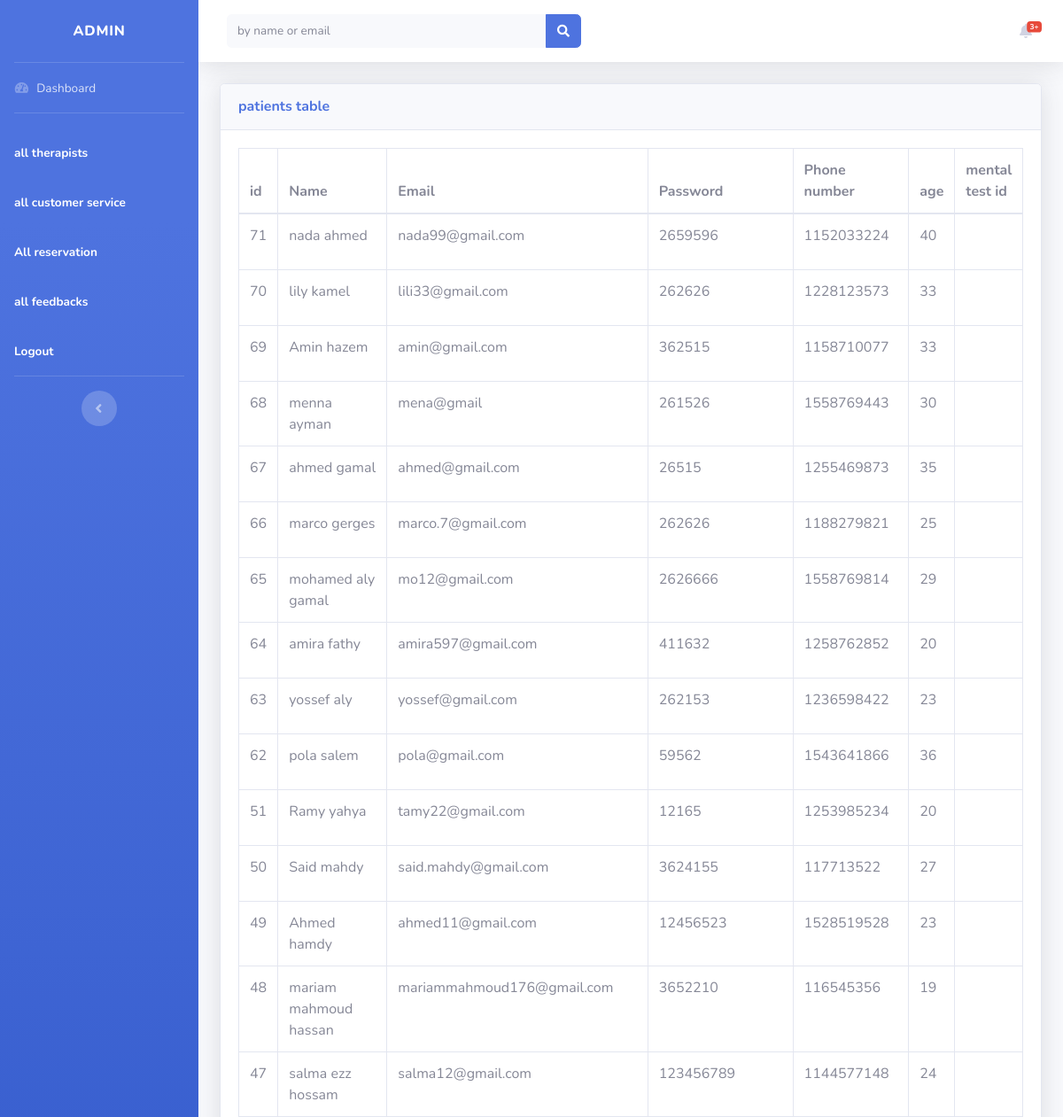
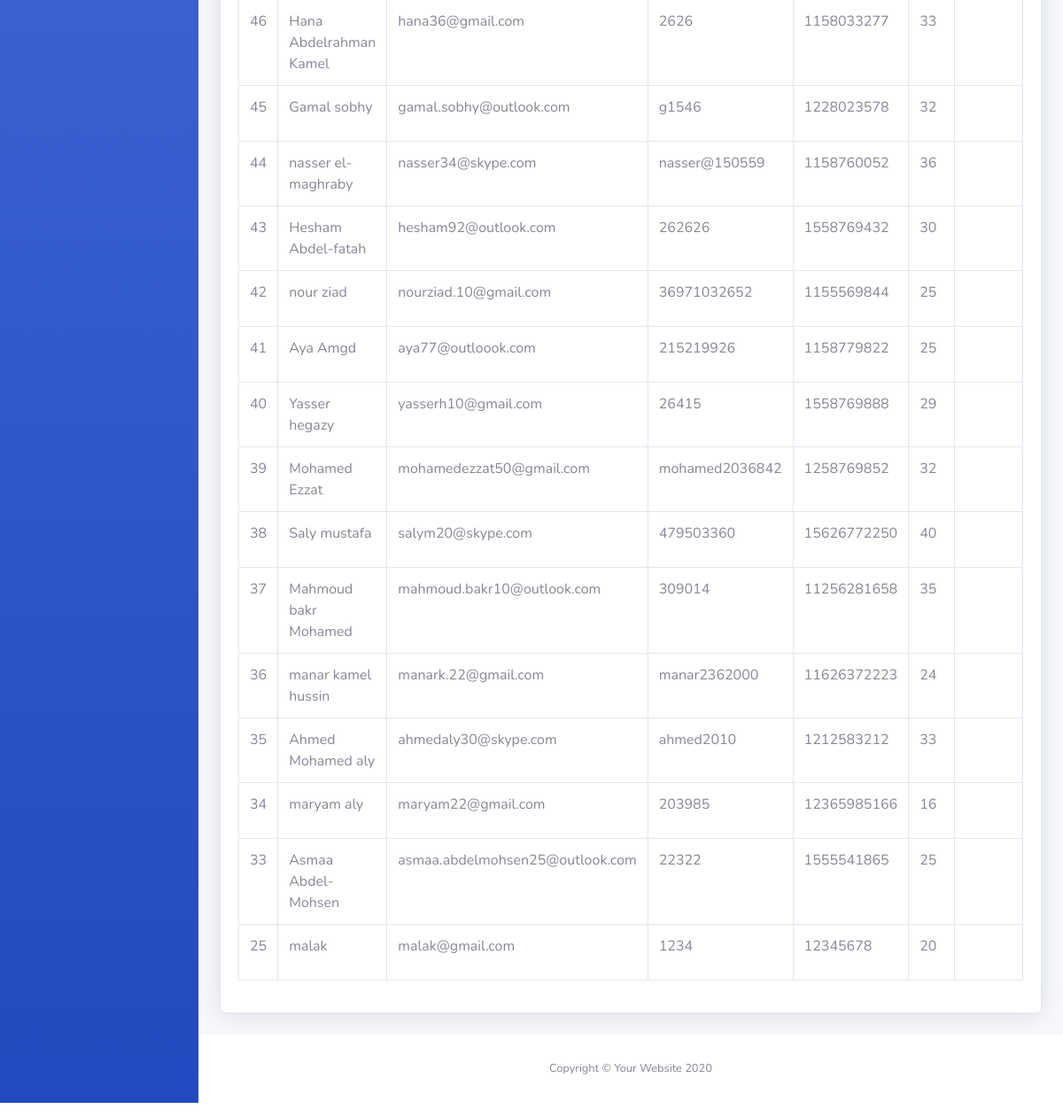
Screenshot of /assets/admin/all_patients.php (signed in) with the database file from the repository (2 pictures, top to bottom).
### tables this page shows
CREATE TABLE `patient` (
  `id` int(11) NOT NULL,
  `name` varchar(100) NOT NULL,
  `email` varchar(100) NOT NULL,
  `password` varchar(100) NOT NULL,
  `phone` bigint(30) NOT NULL,
  `age` int(30) NOT NULL,
  `mental_test_id` int(11) NOT NULL,
  `gender` enum('Male','Female','','') NOT NULL,
  `nid` bigint(20) NOT NULL
);

### assets/admin/all_patients.php (the view, shortened to what this page needs)
<?php
$conn = mysqli_connect("localhost", "root", "", "test");
if(isset($_GET["search"])){
  $search = $_GET["search"];
  $selectedPatients = "SELECT * FROM `patient` WHERE `name` or `email` like'%$search%'  ORDER BY id DESC";
  $patientsQuery = mysqli_query($conn, $selectedPatients);
}else{
  $selectedPatients = "SELECT * FROM `patient` ORDER BY id DESC";
  $patientsQuery = mysqli_query($conn, $selectedPatients);
}
?>
<!DOCTYPE html>
<html lang="en">
  <head>
    <link
      href="vendor/fontawesome-free/css/all.min.css"
      rel="stylesheet"
      type="text/css"
    />
    <link href="css/sb-admin-2.min.css" rel="stylesheet" />
    <link
      href="vendor/datatables/dataTables.bootstrap4.min.css"
      rel="stylesheet"
    />
  </head>
  <body id="page-top">
    <div id="wrapper">
      <ul
        class="navbar-nav bg-gradient-primary sidebar sidebar-dark accordion"
        id="accordionSidebar"
      >
        <a
          class="sidebar-brand d-flex align-items-center justify-content-center"
          href="./admin_dashboard.php"
        >
          <div class="sidebar-brand-text mx-3"> Admin</div>
        </a>
        <hr class="sidebar-divider my-0" />
        <li class="nav-item">
          <a class="nav-link" href="./admin_dashboard.php">
            <i class="fas fa-fw fa-tachometer-alt"></i>
            <span>Dashboard</span></a
          >
        </li>
        <hr class="sidebar-divider" />
        <li class="nav-item active">
          <a class="nav-link" href="./all_therapists.php">
            <span>all therapists</span></a
          >
        </li>
        <li class="nav-item active">
          <a class="nav-link" href="./all customer-service.php">
            <span>all customer service</span></a
          >
        </li>
        <li class="nav-item active">
          <a class="nav-link" href="./all_reservations.php">
            <span>All reservation</span></a
          >
        </li>
        <li class="nav-item active">
          <a class="nav-link" href="./all_feedbacks.php">
            <span>all feedbacks</span></a
          >
        </li>
        <li class="nav-item active">
        <a class="nav-link" href="/yourheart'ssight/index.php?logout">
            <span>
              Logout
            </span></a
          >
        </li>
        <hr class="sidebar-divider d-none d-md-block" />
        <div class="text-center d-none d-md-inline">
          <button class="rounded-circle border-0" id="sidebarToggle"></button>
        </div>
      </ul>
      <div id="content-wrapper" class="d-flex flex-column">
        <div id="content">
          <nav
            class="
              navbar navbar-expand navbar-light
              bg-white
              topbar
              mb-4
              static-top
              shadow
            "
          >
            <form
              class="
                d-none d-sm-inline-block
                form-inline
                mr-auto
                ml-md-3
                my-2 my-md-0
                mw-100
                navbar-search
              "
            >
              <div class="input-group">
                <input
                  type="text"
                  class="form-control bg-light border-0 small"
                  placeholder="by name or email"
                  aria-label="Search"
                  name="search"
                  aria-describedby="basic-addon2"
                />
                <div class="input-group-append">
                  <button class="btn btn-primary" type="button">
                    <i class="fas fa-search fa-sm"></i>
                  </button>
                </div>
              </div>
            </form>
            <ul class="navbar-nav ml-auto">
              <li class="nav-item dropdown no-arrow mx-1">
                <a
                  class="nav-link dropdown-toggle"
                  href="#"
                  id="alertsDropdown"
                  role="button"
                  data-toggle="dropdown"
                  aria-haspopup="true"
                  aria-expanded="false"
                >
                  <i class="fas fa-bell fa-fw"></i>
                  <span class="badge badge-danger badge-counter">3+</span>
                </a>
              </li>
            </ul>
          </nav>
          <div class="container-fluid">
            <div class="card shadow mb-4">
              <div class="card-header py-3 d-flex justify-content-between">
                <h6 class="m-0 font-weight-bold text-primary">
                  patients table
                </h6>
              </div>
              <div class="card-body">
                <div class="table-responsive">
                  <table class="table table-bordered">
                    <thead>
                      <tr>
                        <th scope="col">id</th>
                        <th scope="col">Name</th>
                        <th scope="col">Email</th>
                        <th scope="col">Password</th>
                        <th scope="col">Phone number</th>
                        <th scope="col">age</th>
                        <th scope="col">mental test id</th>
                      </tr>
                    </thead>
                    <tbody>
                      <?php foreach($patientsQuery as $patient){ ?>
                        <tr>
                          <td><?php echo $patient["id"]; ?></td>
                          <td><?php echo $patient["name"]; ?></td>
                          <td><?php echo $patient["email"]; ?></td>
                          <td><?php echo $patient["password"]; ?></td>
                          <td><?php echo $patient["phone"]; ?></td>
                          <td><?php echo $patient["age"]; ?></td>
                          <td><?php echo $patient["mental_test_score"]; ?></td>
                      </tr>
                      <?php } ?>
                    </tbody>
                  </table>
                </div>
              </div>
            </div>
          </div>
        </div>
        <footer class="sticky-footer bg-white">
          <div class="container my-auto">
            <div class="copyright text-center my-auto">
              <span>Copyright &copy; Your Website 2020</span>
            </div>
          </div>
        </footer>
      </div>
    </div>
    <div
      class="modal fade"
      id="logoutModal"
      tabindex="-1"
      role="dialog"
      aria-labelledby="exampleModalLabel"
      aria-hidden="true"
    >
      <div class="modal-dialog" role="document">
        <div class="modal-content">
          <div class="modal-footer">
          <a class="nav-link" href="/yourheart'ssight/index.php?logout">
          </div>
        </div>
      </div>
    </div>
  </body>
</html>

### rows the page displays
patient: id "71", name "nada ahmed", email "nada99@gmail.com", password "2659596", phone "1152033224", age "40"
patient: id "70", name "lily kamel", email "lili33@gmail.com", password "262626", phone "1228123573", age "33"
patient: id "69", name "Amin hazem", email "amin@gmail.com", password "362515", phone "1158710077", age "33"
patient: id "68", name "menna ayman", email "mena@gmail", password "261526", phone "1558769443", age "30"
patient: id "67", name "ahmed gamal", email "ahmed@gmail.com", password "26515", phone "1255469873", age "35"
patient: id "66", name "marco gerges", email "marco.7@gmail.com", password "262626", phone "1188279821", age "25"
patient: id "65", name "mohamed aly gamal", email "mo12@gmail.com", password "2626666", phone "1558769814", age "29"
patient: id "64", name "amira fathy", email "amira597@gmail.com", password "411632", phone "1258762852", age "20"
patient: id "63", name "yossef aly", email "yossef@gmail.com", password "262153", phone "1236598422", age "23"
patient: id "62", name "pola salem", email "pola@gmail.com", password "59562", phone "1543641866", age "36"
patient: id "51", name "Ramy yahya", email "tamy22@gmail.com", password "12165", phone "1253985234", age "20"
patient: id "50", name "Said mahdy", email "said.mahdy@gmail.com", password "3624155", phone "117713522", age "27"
patient: id "49", name "Ahmed hamdy", email "ahmed11@gmail.com", password "12456523", phone "1528519528", age "23"
patient: id "48", name "mariam mahmoud hassan", email "mariammahmoud176@gmail.com", password "3652210", phone "116545356", age "19"
patient: id "47", name "salma ezz hossam", email "salma12@gmail.com", password "123456789", phone "1144577148", age "24"
patient: id "46", name "Hana Abdelrahman Kamel", email "hana36@gmail.com", password "2626", phone "1158033277", age "33"
patient: id "45", name "Gamal sobhy", email "gamal.sobhy@outlook.com", password "g1546", phone "1228023578", age "32"
patient: id "44", name "nasser el-maghraby", email "nasser34@skype.com", password "nasser@150559", phone "1158760052", age "36"
patient: id "43", name "Hesham Abdel-fatah", email "hesham92@outlook.com", password "262626", phone "1558769432", age "30"
patient: id "42", name "nour ziad", email "nourziad.10@gmail.com", password "36971032652", phone "1155569844", age "25"
patient: id "41", name "Aya Amgd", email "aya77@outloook.com", password "215219926", phone "1158779822", age "25"
patient: id "40", name "Yasser hegazy", email "yasserh10@gmail.com", password "26415", phone "1558769888", age "29"
patient: id "39", name "Mohamed Ezzat", email "mohamedezzat50@gmail.com", password "mohamed2036842", phone "1258769852", age "32"
patient: id "38", name "Saly mustafa", email "salym20@skype.com", password "479503360", phone "15626772250", age "40"
patient: id "37", name "Mahmoud bakr Mohamed", email "mahmoud.bakr10@outlook.com", password "309014", phone "11256281658", age "35"
patient: id "36", name "manar kamel hussin", email "manark.22@gmail.com", password "manar2362000", phone "11626372223", age "24"
patient: id "35", name "Ahmed Mohamed aly", email "ahmedaly30@skype.com", password "ahmed2010", phone "1212583212", age "33"
patient: id "34", name "maryam aly", email "maryam22@gmail.com", password "203985", phone "12365985166", age "16"
patient: id "33", name "Asmaa Abdel-Mohsen", email "asmaa.abdelmohsen25@outlook.com", password "22322", phone "1555541865", age "25"
patient: id "25", name "malak", email "malak@gmail.com", password "1234", phone "12345678", age "20"
